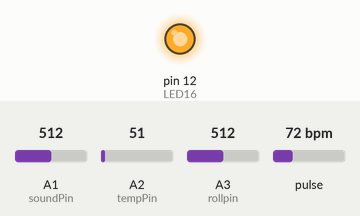
Recording of a sketch running on a simulated Arduino Uno, built with avr-gcc and run on an emulated ATmega328P. Shown: output pins drawn as LEDs (lit = HIGH). Dashed ring = blinking. Inputs (shaded band) come from the test bench; at power-on: pulse 72 bpm, A3 (rollpin) = 512, A1 (soundPin) = 512, A2 (tempPin) = 51. Random numbers use the default seed unless the sketch sets one; what the sketch prints to the serial monitor is not drawn.

Above: at 1.2 s.
1.3 s: pulse set to 42 bpm
At 2.9 s:
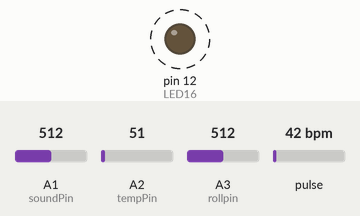
14.5 s: A3 (rollpin) set to 587
16.8 s: A3 (rollpin) set to 614
21.2 s: pulse set to 158 bpm
Timing chart, 0 to 24.2 s (numbered marks = the images above; inputs shaded):
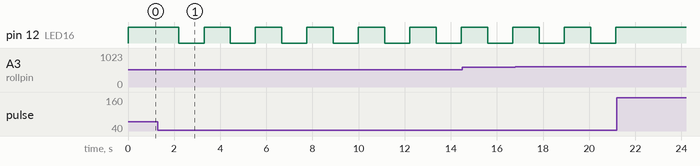

Measured:
- after the input at 1.3 s, pin 12 (LED16): alternates HIGH for 1.1 s and LOW for 1.1 s, starting after 0.91 s
- after the input at 21.2 s, every drawn part: stays the same

The sketch:

Arduino_Nano.ino
```cpp
#define USE_ARDUINO_INTERRUPTS true
#include <PulseSensorPlayground.h>
#include <SoftwareSerial.h>
SoftwareSerial s(5,6); //Rx,Tx

const int PulseWire = A0;
int soundPin = A1;
int tempPin =A2;
int rollpin=A3;
const int LED16 = 12;
int Threshold =50;
int val;
int y,a,b,sound,myBPM,cel;
PulseSensorPlayground pulseSensor;

char Temp_Data[100];

int random_value(int min, int max) {
  return min + random(max - min);
}

void setup() {
  s.begin(9600);
  Serial.begin(9600);
  y=analogRead(rollpin);
  pulseSensor.analogInput(PulseWire);
  pulseSensor.blinkOnPulse(LED16);
  pulseSensor.setThreshold(Threshold);
  pinMode(soundPin,INPUT);
   if (pulseSensor.begin()) {
    Serial.println("We created a pulseSensor Object !");  //This prints one time at Arduino power-up,  or on Arduino reset.
  }

}
void loop() {
  val = analogRead(tempPin);
  float mv = ( val/1024.0)*5000;
  cel = int(mv/20);
  myBPM = pulseSensor.getBeatsPerMinute();  // To keep atrack of baby's pulse
  if (pulseSensor.sawStartOfBeat()) {
    Serial.println("♥   HeartBeat Happened ! ");
    if(myBPM<70){
      Serial.println("♥  HeartBeat decreased ");
      Serial.println(myBPM);
      }
    if(myBPM>140){
      Serial.println("♥  HeartBeat Increased ");
      Serial.println(myBPM);
      }
    }
  // To check baby is having fever or hypothermia
   if(cel>=38){
    Serial.println("Baby is having Fever");
    Serial.println(cel);
    }
   if(cel<36){
    Serial.println("Baby is having Hypothermia");
    Serial.println(cel);
   }
   Serial.println(cel);
   //To check if baby is crying
  sound=analogRead(soundPin);
  if(sound>70 && sound<80){
    Serial.println("BAby is crying");
    digitalWrite(LED16,HIGH);
    delay(1000);
    digitalWrite(LED16,LOW);
     delay(1000);
  }
  //To check if baby rolled over
  a=analogRead(rollpin);
  b=a-y;
  //Serial.print("\n");
  delay(90);
  if (b>90){
    Serial.println("Baby rolled over");
  }
  else if(b<-90){
    Serial.println("Baby rolled over ");
  }
   delay(1000);

    String d;
    d = String(cel)+ "|" + String(myBPM)+ "|" + String(sound)+ "|" + String(a)+ "^";
    d.toCharArray(Temp_Data, sizeof(Temp_Data));
    //s.write(Temp_Data);
    if(s.available()>0)
    {
      s.write(Temp_Data,sizeof(Temp_Data));
    }
     Serial.println(d);
}
```
